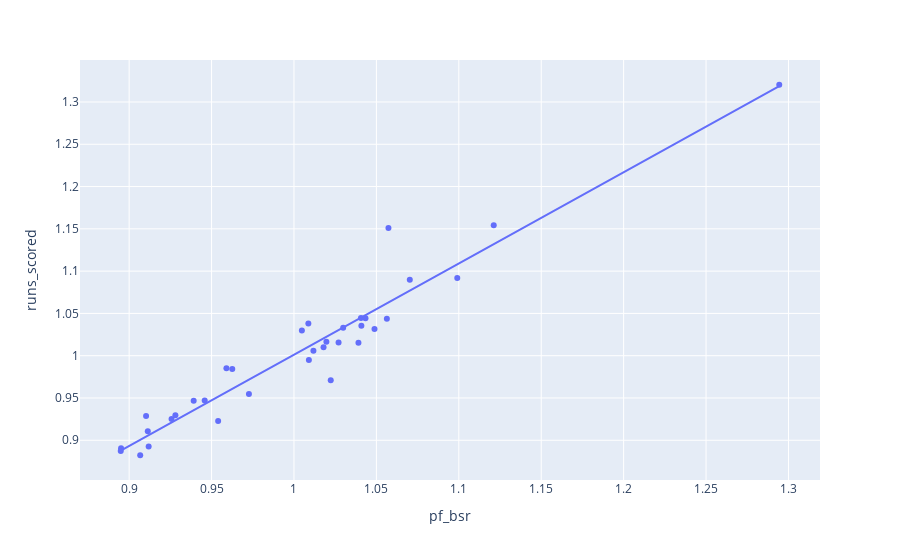

The code cell stored with this chart in its notebook:
### Code cell
# How does the composite BaseRuns-based pf do against runs/PA?
px.scatter(pfs.reset_index(), y='runs_scored', x='pf_bsr', trendline="ols", hover_name='park_id')

### Figure 1 — Plotly figure (JSON) as saved in the notebook; plotly's stock layout.template omitted (floating-point values rounded to 4 significant figures)
{"data": [{"hovertemplate": "<b>%{hovertext}</b><br><br>pf_bsr=%{x}<br>runs_scored=%{y}<extra></extra>", "hovertext": ["ANA01", "ARL02", "ARL03", "ATL02", "ATL03", "BAL12", "BOS07", "BUF05", "CHI11", "CHI12", "CIN09", "CLE08", "DEN02", "DET05", "HOU03", "KAN06", "LOS03", "MIA01", "MIA02", "MIL06", "MIN04", "NYC20", "NYC21", "OAK01", "PHI13", "PHO01", "PIT08", "SAN02", "SEA03", "SFO03", "STL10", "STP01", "TOR02", "WAS11"], "legendgroup": "", "marker": {"color": "#636efa", "symbol": "circle"}, "mode": "markers", "name": "", "orientation": "v", "showlegend": false, "type": "scatter", "x": [0.9257, 1.121, 1.022, 0.959, 1.009, 1.041, 1.099, 1.057, 1.012, 1.027, 1.056, 1.02, 1.294, 1.03, 0.9727, 1.005, 0.954, 0.9626, 0.9103, 1.043, 1.018, 0.8951, 1.041, 0.9281, 1.009, 1.07, 0.9458, 0.9118, 0.8949, 0.9067, 0.9391, 0.9113, 1.049, 1.039], "xaxis": "x", "y": [0.9253, 1.154, 0.971, 0.985, 1.038, 1.036, 1.092, 1.151, 1.006, 1.016, 1.044, 1.017, 1.32, 1.033, 0.9547, 1.03, 0.9228, 0.9843, 0.9287, 1.044, 1.01, 0.8907, 1.045, 0.9294, 0.9948, 1.09, 0.9471, 0.8926, 0.8874, 0.8823, 0.9466, 0.9107, 1.032, 1.015], "yaxis": "y"}, {"hovertemplate": "<b>OLS trendline</b><br>runs_scored = 1.07881 * pf_bsr + -0.0776629<br>R<sup>2</sup>=0.928157<br><br>pf_bsr=%{x}<br>runs_scored=%{y} <b>(trend)</b><extra></extra>", "legendgroup": "", "marker": {"color": "#636efa", "symbol": "circle"}, "mode": "lines", "name": "", "showlegend": false, "type": "scatter", "x": [0.8949, 0.8951, 0.9067, 0.9103, 0.9113, 0.9118, 0.9257, 0.9281, 0.9391, 0.9458, 0.954, 0.959, 0.9626, 0.9727, 1.005, 1.009, 1.009, 1.012, 1.018, 1.02, 1.022, 1.027, 1.03, 1.039, 1.041, 1.041, 1.043, 1.049, 1.056, 1.057, 1.07, 1.099, 1.121, 1.294], "xaxis": "x", "y": [0.8878, 0.888, 0.9005, 0.9043, 0.9055, 0.906, 0.921, 0.9235, 0.9355, 0.9427, 0.9515, 0.9569, 0.9608, 0.9717, 1.006, 1.011, 1.011, 1.014, 1.02, 1.022, 1.025, 1.03, 1.033, 1.043, 1.045, 1.045, 1.048, 1.054, 1.062, 1.063, 1.077, 1.108, 1.132, 1.319], "yaxis": "y"}], "layout": {"legend": {"tracegroupgap": 0}, "margin": {"t": 60}, "xaxis": {"anchor": "y", "domain": [0, 1], "title": {"text": "pf_bsr"}}, "yaxis": {"anchor": "x", "domain": [0, 1], "title": {"text": "runs_scored"}}}}
